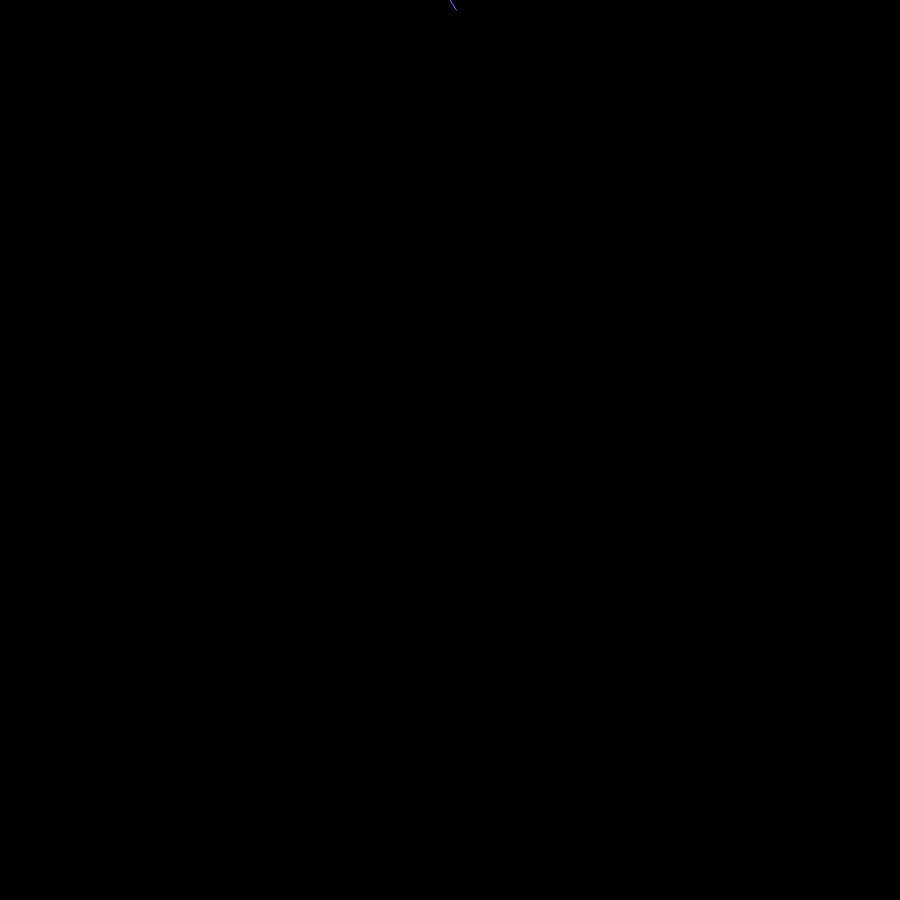
Frame 1 (no input)
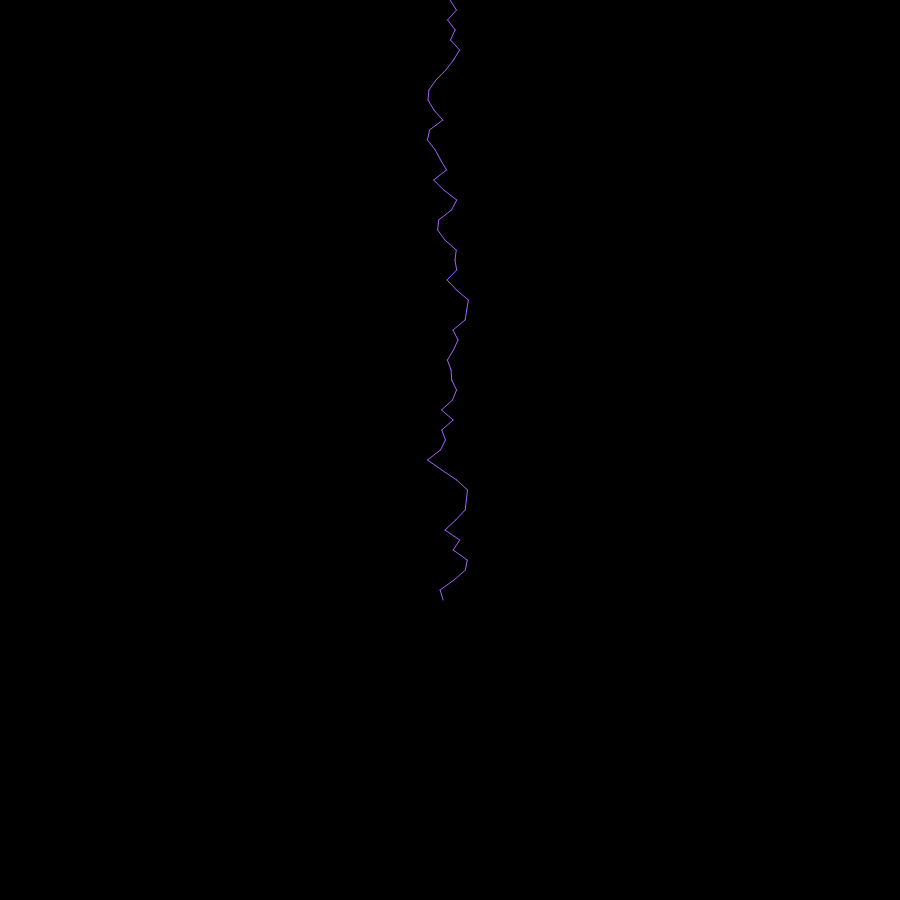
Frame 60 (no input)
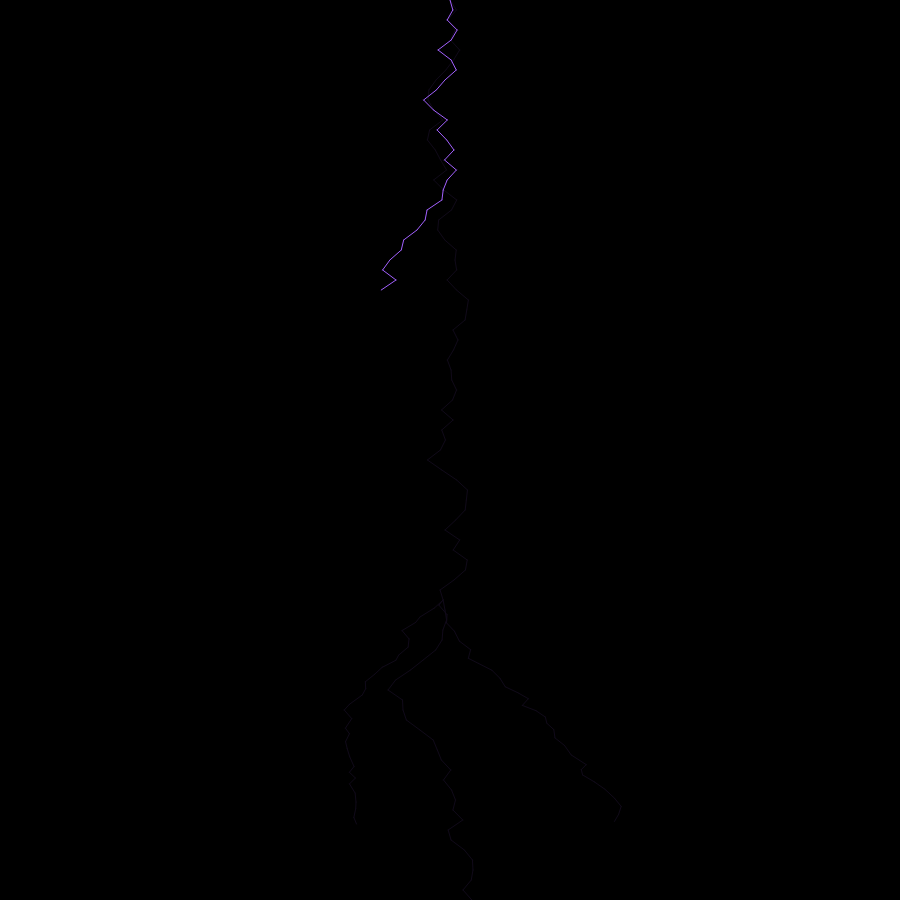
Frame 120 (the mouse pressed at the canvas centre since frame 60)

The p5.js sketch that drew these frames (run headless with seeded random() and noise() and a simulated clock; from frame 60 on, the mouse is pressed at the canvas centre):

// p5.js sketch
// ── sketch.js
let diameter = 10;
let maxRandomX = 15;
let ySpeed = 10;
let minRandomY = 5;
let maxRandomY = ySpeed;
let points = [];
let ramificationsByClick = 2;

function setup(){
    createCanvas(900, 900);
    colorMode(HSL);
    stroke(265, 100, 69, 1);
    strokeWeight(1);
    background(0);
    points.push(createVector(0, 0));
}

function draw(){
    translate(width/2, 0);

    drawLines();
}

function drawLines(){
    for (let i = 0; i < points.length; i++) {
        let point = points[i];
        let x;

        if(i == 0)
            x = point.x + random(-maxRandomX, maxRandomX);
        else if(i % 2 != 0)
            x = point.x + random(-maxRandomX, maxRandomX / 2);
        else 
            x = point.x + random(-maxRandomX / 2, maxRandomX);

        let y;

        if(i == 0)
            y = point.y + ySpeed;
        else
            y = point.y + random(minRandomY, maxRandomY);
        
        line(point.x, point.y, x, y);
        points[i] = createVector(x, y);
        if(y > height){
            reset();
            background(0,0,0,0.9);
        }
    }
}

function reset(){
    points = [];
    points.push(createVector(0, 0));
}

function mousePressed(){
    for (let i = 0; i < ramificationsByClick; i++) {
        createRamification();
    }
}

function createRamification(){
    let lastPoint = points[0];
    points.push(lastPoint);
}
